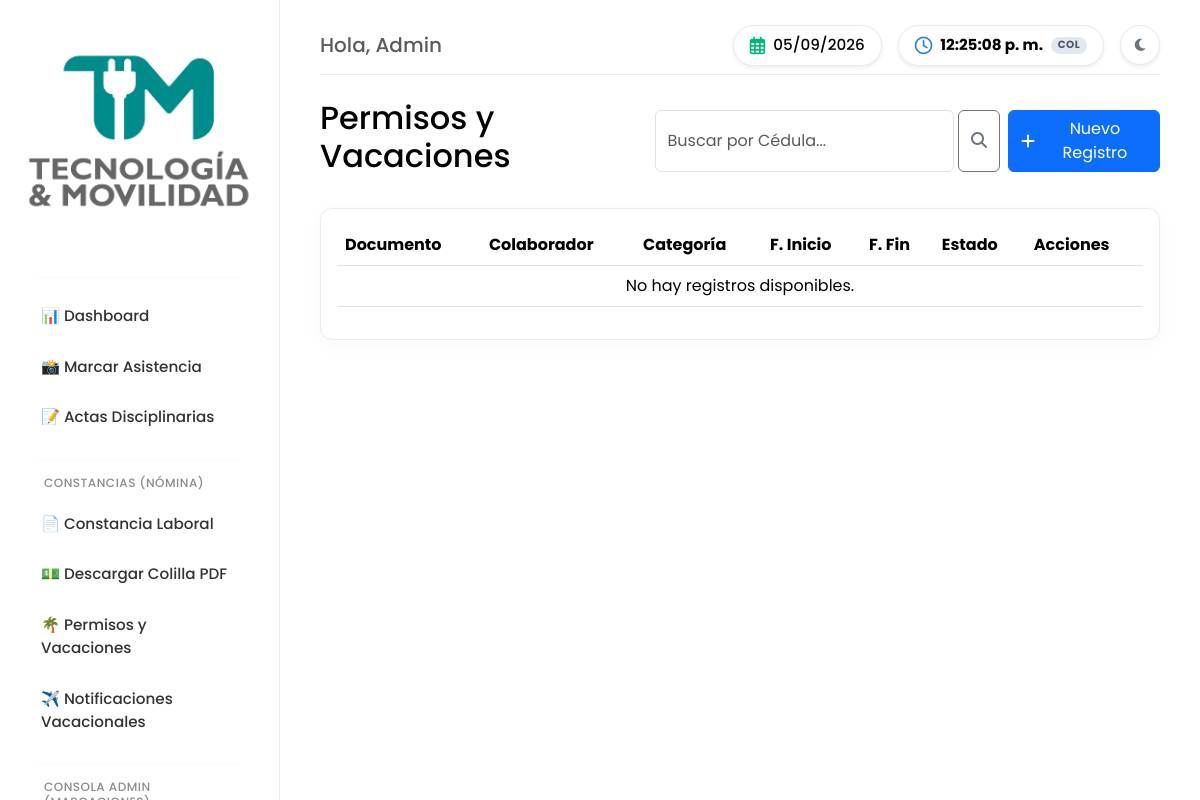
The app's page /permissions/ (signed in), older data.
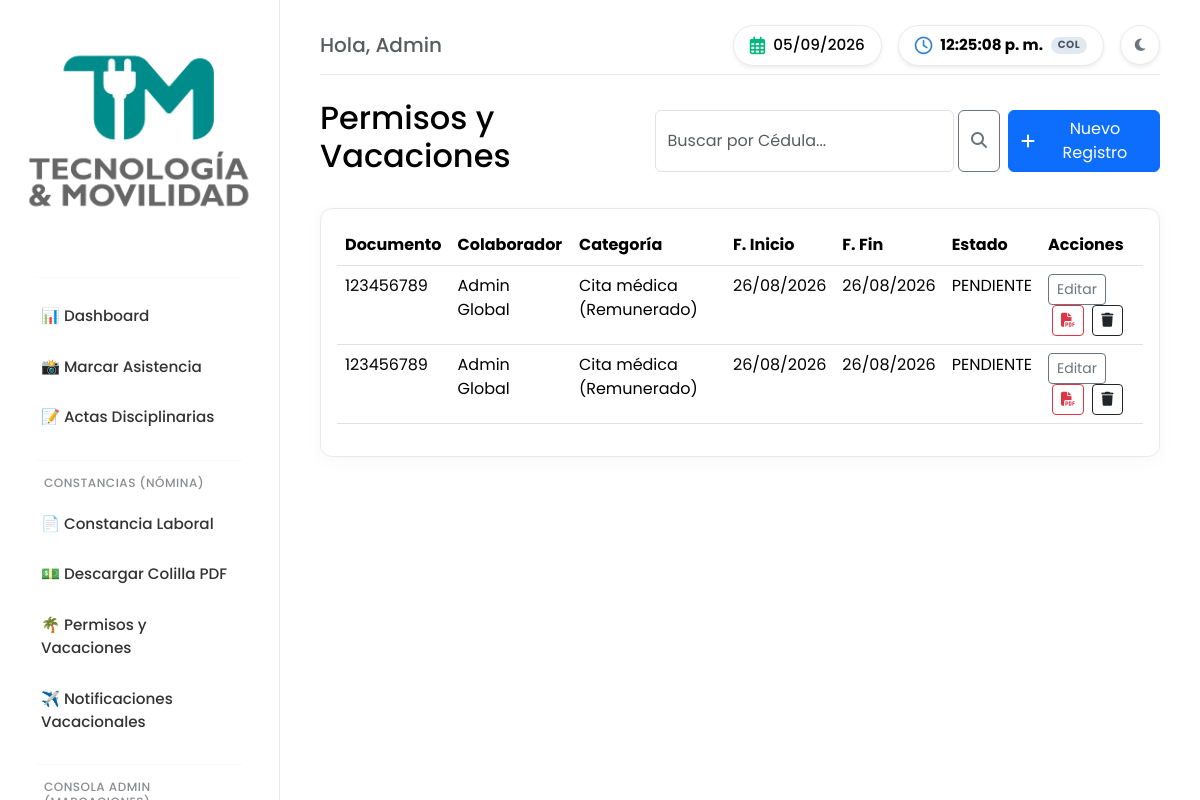
The same page, newer data.
### apps/users/models.py (models this page shows, shortened)
class User(AbstractUser):
    username = None
    document_number = models.CharField('Número de Documento', max_length=20, unique=True)
    role = models.CharField('Rol/Perfil', max_length=20, choices=Role.choices, default=Role.COLABORADOR)
    signature = models.ImageField('Firma Digital', upload_to='secure/signatures/', blank=True, null=True)
    contact_number = models.CharField('Número de Contacto', max_length=20, blank=True)
    birth_date = models.DateField('Fecha de Nacimiento', null=True, blank=True)
    hire_date = models.DateField('Fecha de Ingreso', null=True, blank=True)
    salary = models.DecimalField('Salario', max_digits=12, decimal_places=2, null=True, blank=True)
    emergency_contact = models.CharField('Contacto de Emergencia', max_length=100, blank=True)
    emergency_contact_number = models.CharField('Número Contacto Emergencia', max_length=20, blank=True)
    position = models.ForeignKey('organization.Position', on_delete=models.SET_NULL, null=True, blank=True, verbose_name='Cargo')
    area = models.ForeignKey('organization.Area', on_delete=models.SET_NULL, null=True, blank=True, verbose_name='Área')
    manager = models.ForeignKey('self', on_delete=models.SET_NULL, null=True, blank=True, related_name='subordinates', verbose_name='Jefe Inmediato')
    history = HistoricalRecords()
    USERNAME_FIELD = 'document_number'
    REQUIRED_FIELDS = ['first_name', 'last_name']
    objects = UserManager()
    class Meta:
        verbose_name = 'Usuario / Colaborador'
        verbose_name_plural = 'Usuarios / Colaboradores'

### apps/attendance/models.py (models this page shows, shortened)
class Permission(models.Model):
    STATUS_CHOICES = [
        ('PENDIENTE', 'Pendiente'),
        ('APROBADO', 'Aprobado'),
        ('RECHAZADO', 'Rechazado'),
    ]
    user = models.ForeignKey('users.User', on_delete=models.CASCADE, related_name='permissions')
    category = models.CharField('Categoría de Permiso', max_length=30, choices=PermissionCategory.choices)
    start_date = models.DateTimeField('Fecha/Hora Inicio')
    end_date = models.DateTimeField('Fecha/Hora Fin')
    days_requested = models.IntegerField('Días a disfrutar', null=True, blank=True)
    reason = models.TextField('Motivo')
    status = models.CharField('Estado', max_length=20, choices=STATUS_CHOICES, default='PENDIENTE')
    created_at = models.DateTimeField('Fecha de Solicitud', auto_now_add=True)
    approved_by = models.ForeignKey('users.User', on_delete=models.SET_NULL, null=True, blank=True, related_name='approved_permissions')
    approval_date = models.DateTimeField('Fecha de Aprobación/Rechazo', null=True, blank=True)
    admin_observations = models.TextField('Observaciones del Administrador', blank=True)
    class Meta:
        verbose_name = 'Permiso / Vacaciones'
        verbose_name_plural = 'Permisos / Vacaciones'
    def get_row_values(self):
        return [self.user.document_number, self.user.get_full_name(), self.get_category_display(), self.start_date.strftime('%d/%m/%Y'), self.end_date.strftime('%d/%m/%Y'), self.status]

### core/views.py (the view)
# urls.py: path('permissions/', core_views.PermissionListView.as_view(), name='permissions_list'),
class PermissionListView(LoginRequiredMixin, ListView):
    model = Permission
    template_name = 'crud/list.html'
    context_object_name = 'objects'
    def get_queryset(self):
        qs = super().get_queryset()
        if self.request.user.role not in ['ADMIN', 'JEFE'] and not self.request.user.is_superuser:
            qs = qs.filter(user=self.request.user)
        q = self.request.GET.get('q')
        if q:
            qs = qs.filter(user__document_number__icontains=q)
        return qs
    def get_context_data(self, **kwargs):
        ctx = super().get_context_data(**kwargs)
        ctx['title'], ctx['headers'] = 'Permisos y Vacaciones', ['Documento', 'Colaborador', 'Categoría', 'F. Inicio', 'F. Fin', 'Estado']
        ctx['create_url'] = 'permissions_create'
        ctx['pdf_url_name'] = 'permission_pdf'
        if self.request.user.role in ['ADMIN', 'JEFE'] or self.request.user.is_superuser:
            ctx['update_url'] = 'permissions_update'
            ctx['search_enabled'] = True
            ctx['delete_url_name'] = 'permissions_delete'
        return ctx

### templates/crud/list.html (shortened to what this page needs)
{% extends 'base.html' %}
{% block content %}
<div class="d-flex justify-content-between align-items-center mb-4">
    <h2>{{ title }}</h2>
    <div class="d-flex gap-2">
        {% if search_enabled %}
        <form method="get" class="d-flex">
            <input type="text" name="q" class="form-control" placeholder="Buscar por Cédula..." value="{{ request.GET.q }}">
            <button type="submit" class="btn btn-outline-secondary ms-1"><i class="fas fa-search"></i></button>
        </form>
        {% endif %}
        {% if create_url %}
        <a href="{% url create_url %}" class="btn btn-primary d-flex align-items-center gap-2"><i class="fas fa-plus"></i> Nuevo Registro</a>
        {% endif %}
    </div>
</div>
<div class="card shadow-sm">
    <div class="card-body">
        <table class="table table-hover">
            <thead>
                <tr>
                    {% for header in headers %}
                    <th>{{ header }}</th>
                    {% endfor %}
                    <th>Acciones</th>
                </tr>
            </thead>
            <tbody>
                {% for obj in objects %}
                <tr>
                    {% for value in obj.get_row_values %}
                    <td>{{ value }}</td>
                    {% endfor %}
                    <td>
                        {% if update_url %}
                        <a href="{% url update_url obj.pk %}" class="btn btn-sm btn-outline-secondary">
                            {% if title == 'Actas Disciplinarias' %}Ver / Firmar{% else %}Editar{% endif %}
                        </a>
                        {% endif %}
                        {% if pdf_url_name %}
                        <a href="{% url pdf_url_name obj.pk %}" class="btn btn-sm btn-outline-danger ms-1" title="Descargar PDF">
                            <i class="fas fa-file-pdf"></i>
                        </a>
                        {% endif %}
                        {% if delete_url_name %}
                        <a href="{% url delete_url_name obj.pk %}" class="btn btn-sm btn-outline-dark ms-1" title="Eliminar">
                            <i class="fas fa-trash"></i>
                        </a>
                        {% endif %}
                    </td>
                </tr>
                {% empty %}
                <tr>
                    <td colspan="100%" class="text-center">No hay registros disponibles.</td>
                </tr>
                {% endfor %}
            </tbody>
        </table>
    </div>
</div>
{% endblock %}

### templates/base.html (shortened to what this page needs)
{% load static %}
<!DOCTYPE html>
<html lang="es">
<head>
    <link href="https://cdn.jsdelivr.net/npm/bootstrap@5.3.0/dist/css/bootstrap.min.css" rel="stylesheet">
    <link rel="stylesheet" href="https://cdnjs.cloudflare.com/ajax/libs/font-awesome/6.4.0/css/all.min.css">
</head>
<body>
    <div class="d-flex w-100">
        {% if user.is_authenticated %}
        <div class="sidebar offcanvas-lg offcanvas-start p-3" tabindex="-1" id="sidebarMenu" style="width: 280px; flex-shrink: 0;">
            <div class="offcanvas-body d-flex flex-column p-0">
                <div class="text-center mb-3">
                    <img src="{% static 'img/logo.png' %}" alt="Logo TM" style="max-width: 100%; height: auto;">
                </div>
                <hr>
                <a href="{% url 'dashboard' %}">📊 Dashboard</a>
                <a href="{% url 'attendance:mark' %}">📸 Marcar Asistencia</a>
                <a href="{% url 'acts_list' %}">📝 Actas Disciplinarias</a>
                <hr>
                <h6 class="px-2 text-muted">Constancias (Nómina)</h6>
                <a href="{% url 'certificate_labor' %}">📄 Constancia Laboral</a>
                <a href="{% url 'download_payroll' %}">💵 Descargar Colilla PDF</a>
                <a href="{% url 'permissions_list' %}">🌴 Permisos y Vacaciones</a>
                <a href="{% url 'vacations_notify_list' %}">✈️ Notificaciones Vacacionales</a>
                {% if user.role == 'ADMIN' or user.role == 'JEFE' or user.is_superuser %}
                <hr>
                <h6 class="px-2 text-muted">Consola Admin (Marcaciones)</h6>
                {% endif %}
            </div>
        </div>
        {% endif %}
        <div class="content flex-grow-1" style="min-width: 0;">
            {% if user.is_authenticated %}
            <div class="d-flex justify-content-between align-items-center mb-4 pb-2 border-bottom">
                <div class="d-flex align-items-center gap-3">
                    <h5 class="m-0 text-muted d-none d-sm-block">Hola, {{ user.first_name }}</h5>
                </div>
                <div class="d-flex align-items-center gap-3 top-bar-capsules">
                    <div class="d-flex align-items-center px-3 py-2 rounded-pill shadow-sm" style="background: var(--clock-bg); border: 1px solid var(--border-color);">
                        <i class="far fa-calendar-alt" style="color: #00b87c; font-size: 1.1rem; margin-right: 8px;"></i>
                        <span id="live-date" class="fw-medium" style="font-size: 0.95rem; color: var(--bs-body-color);">--/--/----</span>
                    </div>
                    <div class="d-flex align-items-center px-3 py-2 rounded-pill shadow-sm" style="background: var(--clock-bg); border: 1px solid var(--border-color);">
                        <i class="far fa-clock" style="color: #3182ce; font-size: 1.1rem; margin-right: 8px;"></i>
                        <span id="live-time" class="fw-bold" style="font-size: 0.95rem; color: var(--bs-body-color); font-variant-numeric: tabular-nums;">--:--:--</span>
                        <span class="badge ms-2 rounded-pill" style="background: #e2e8f0; color: #4a5568; font-size: 0.65rem; letter-spacing: 0.5px;">COL</span>
                    </div>
                    <button id="themeToggle" class="btn btn-outline-secondary btn-sm rounded-circle d-flex align-items-center justify-content-center shadow-sm" style="width: 40px; height: 40px; transition: all 0.3s; background: var(--clock-bg); border-color: var(--border-color);">
                    </button>
                </div>
            </div>
            {% endif %}
            {% block content %}{% endblock %}
        </div>
    </div>
</body>
</html>

### templates/base.html (style rules this page uses)
:root[data-bs-theme="light"] { --bs-body-bg: #ffffff; --bs-body-color: #000000; --sidebar-bg: #f8f9fa; --sidebar-border: #eaeaea; --sidebar-text: #333333; --sidebar-hover: #e9ecef; --card-border: #eaeaea; --card-shadow: 0 4px 20px rgba(0,0,0,0.03); --border-color: #eaeaea; --clock-bg: #ffffff; }
body { font-family: 'Poppins', sans-serif; background-color: var(--bs-body-bg); color: var(--bs-body-color); transition: background-color 0.3s ease, color 0.3s ease; }
.sidebar { background-color: var(--sidebar-bg); border-right: 1px solid var(--sidebar-border); transition: all 0.3s ease; }
@media (min-width: 992px) { .sidebar { height: 100vh; position: sticky !important; top: 0; overflow-y: auto; } }
.sidebar a { color: var(--sidebar-text); text-decoration: none; padding: 12px 15px; display: block; border-radius: 8px; margin: 0 10px 4px 10px; font-weight: 500; font-size: 0.95rem; transition: all 0.2s ease; }
.sidebar hr { border-color: var(--sidebar-border); margin: 15px 20px; }
.sidebar h6 { font-size: 0.75rem; text-transform: uppercase; letter-spacing: 0.5px; margin-left: 20px; margin-bottom: 10px; color: var(--sidebar-text); opacity: 0.7; }
.card { background-color: var(--bs-body-bg) !important; border: 1px solid var(--card-border) !important; box-shadow: var(--card-shadow) !important; border-radius: 12px !important; transition: all 0.3s ease; }
.border-bottom { border-color: var(--border-color) !important; }
.table { color: var(--bs-body-color); }
.content { padding: 25px; max-width: 100vw; }
@media (min-width: 992px) { .content { padding: 25px 40px; } }

Row changes from the older to the newer data that the page shows:
added Permission: get_row_values "123456789" "Admin Global" "Cita médica (Remunerado)" "26/08/2026" "26/08/2026" "PENDIENTE"
added Permission: get_row_values "123456789" "Admin Global" "Cita médica (Remunerado)" "26/08/2026" "26/08/2026" "PENDIENTE"
Text that changed along with them:
text no longer shown: "No hay registros disponibles."
